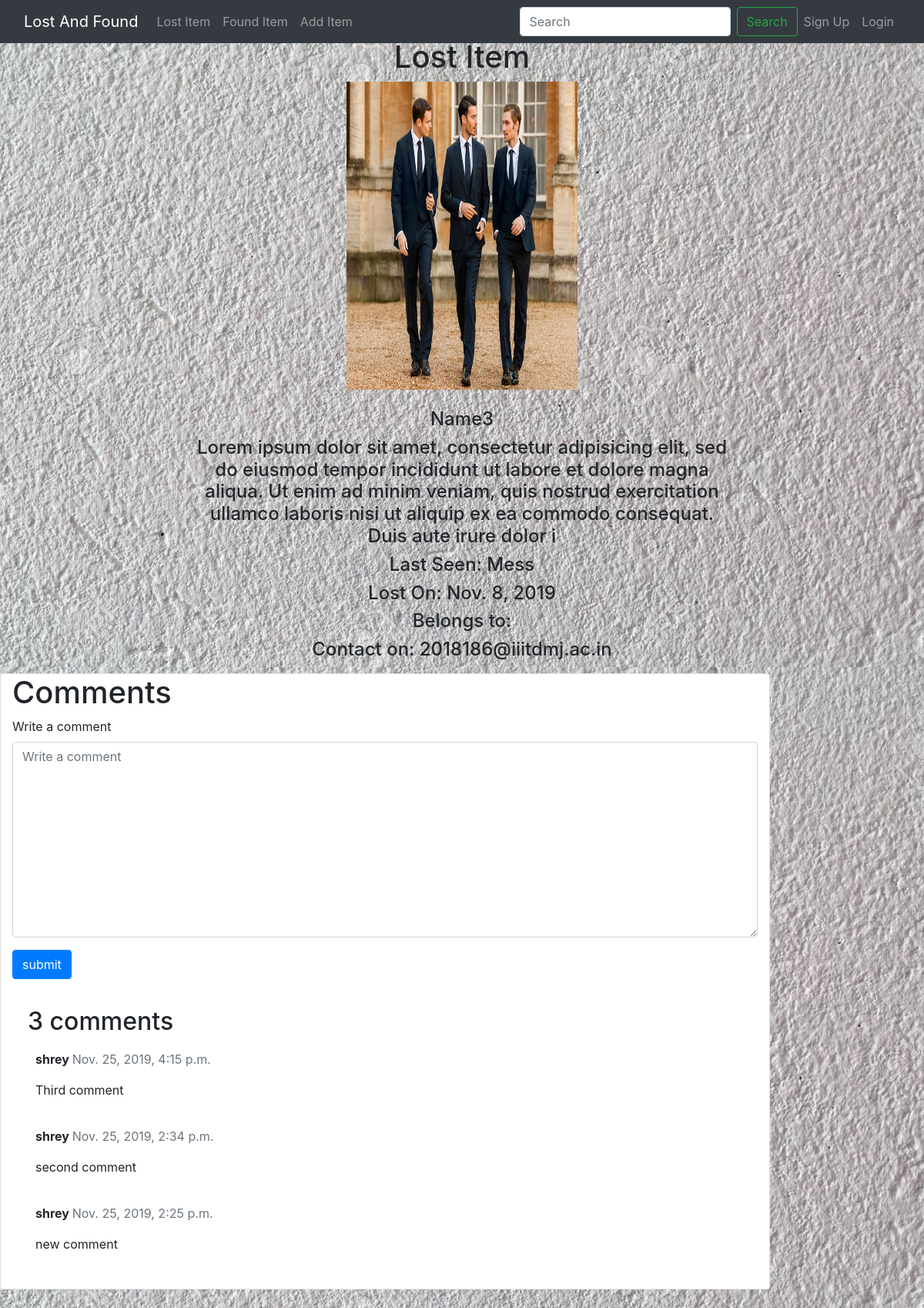
The page /item/details/3 on the database its author committed.
### item/models.py (models this page shows, shortened)
class item(models.Model):
    user = models.ForeignKey(User, on_delete=models.CASCADE, related_name='items')
    item_name = models.CharField(max_length=128,null=False)
    item_image = models.ImageField(upload_to='item_image/',blank=False,null=True)
    item_description = models.CharField(max_length=256,blank=False)
    item_date = models.DateField()
    item_status_choices = (('L','LOST'),('F','FOUND'))
    item_status = models.CharField(max_length=1,choices=item_status_choices)
    item_last_place_seen = models.CharField(max_length=256,blank=False)

class comments(models.Model):
    user = models.ForeignKey(User, on_delete=models.CASCADE, related_name='user_comments')
    comment_item = models.ForeignKey(item, on_delete=models.CASCADE, related_name='item_comments')
    commented_on = models.DateTimeField(auto_now_add = True)
    body = models.TextField()
    class Meta:
        ordering = ['-commented_on']

### item/views.py (the view, shortened to what this page needs)
# urls.py: path('details/<int:item_id>', views.item_details, name='details'),
def item_details(request, item_id):
    Item = get_object_or_404(item, pk=item_id)
    return render(request, 'details.html', {'item':Item, 'comments':Item.item_comments.all(), 'form': CommentForm})

### templates/details.html (shortened to what this page needs)
{% extends "base.html" %}
{% load bootstrap3 %}
{% load static from staticfiles %}
{% block content %}
<div class="container">
  <div class="container col-8">
    {% if item.item_status == 'L' %}
      <h1 style="text-align: center;">Lost Item</h1>
    {% else %}
      <h1 style="text-align: center;">Found Item</h1>
    {% endif %}
    <center><img width="300" height="400" src="{{ item.item_image.url }}" alt=""></center><br>
    <h4 style="text-align: center;">{{ item.item_name }}</h4>
    <h4 style="text-align: center;">{{ item.item_description }}</h4>
    {% if item.item_status == 'L' %}
      <h4 style="text-align: center;">Last Seen: {{ item.item_last_place_seen }}</h4>
      <h4 style="text-align: center;">Lost On: {{ item.item_date }}</h4>
      <h4 style="text-align: center;">Belongs to: {{ item.user.first_name }} {{ item.user.last_name }}</h4>
      <h4 style="text-align: center;">Contact on: {{ item.user.email }}</h4>
    {% endif %}
  </div>
</div>
<div class="col-md-10 card mb-4  mt-3 ">
  <h1>Comments</h1>
      <form method="post">
        {% bootstrap_form form %}
        <input type="submit" class="btn btn-primary" value="submit">
      </form>
      <div class="card-body">
        <h2>{{ comments.count }} comments</h2>
        {% for comment in comments %}
          <div class="comments" style="padding: 10px;">
            <p class="font-weight-bold">
              {{ comment.user }}
              <span class=" text-muted font-weight-normal">
                {{ comment.commented_on }}
              </span>
            </p>
            {{ comment.body | linebreaks }}
          </div>
        {% endfor %}
      </div>
  </div>
{% endblock content%}

### LOST_FOUND/static/css/style.css (style rules this page uses)
body { background: white url("background.jpg"); padding-top: 50px; }

### rows shown on the page
item: item_image (picture), item_name "Name3", item_description "Lorem ipsum dolor sit amet, consectetur adipisicing elit, sed do eiusmod tempor incididunt ut labore et dolore magna aliqua. Ut enim ad minim veniam, quis nostrud exercitation ullamco laboris nisi ut aliquip ex ea commodo consequat. Duis aute irure dolor i", item_last_place_seen "Mess", item_date "Nov. 8, 2019", user.email "2018186@iiitdmj.ac.in", count "3"
comments: user "shrey", commented_on "Nov. 25, 2019, 4:15 p.m.", body "Third comment"
comments: user "shrey", commented_on "Nov. 25, 2019, 2:34 p.m.", body "second comment"
comments: user "shrey", commented_on "Nov. 25, 2019, 2:25 p.m.", body "new comment"
